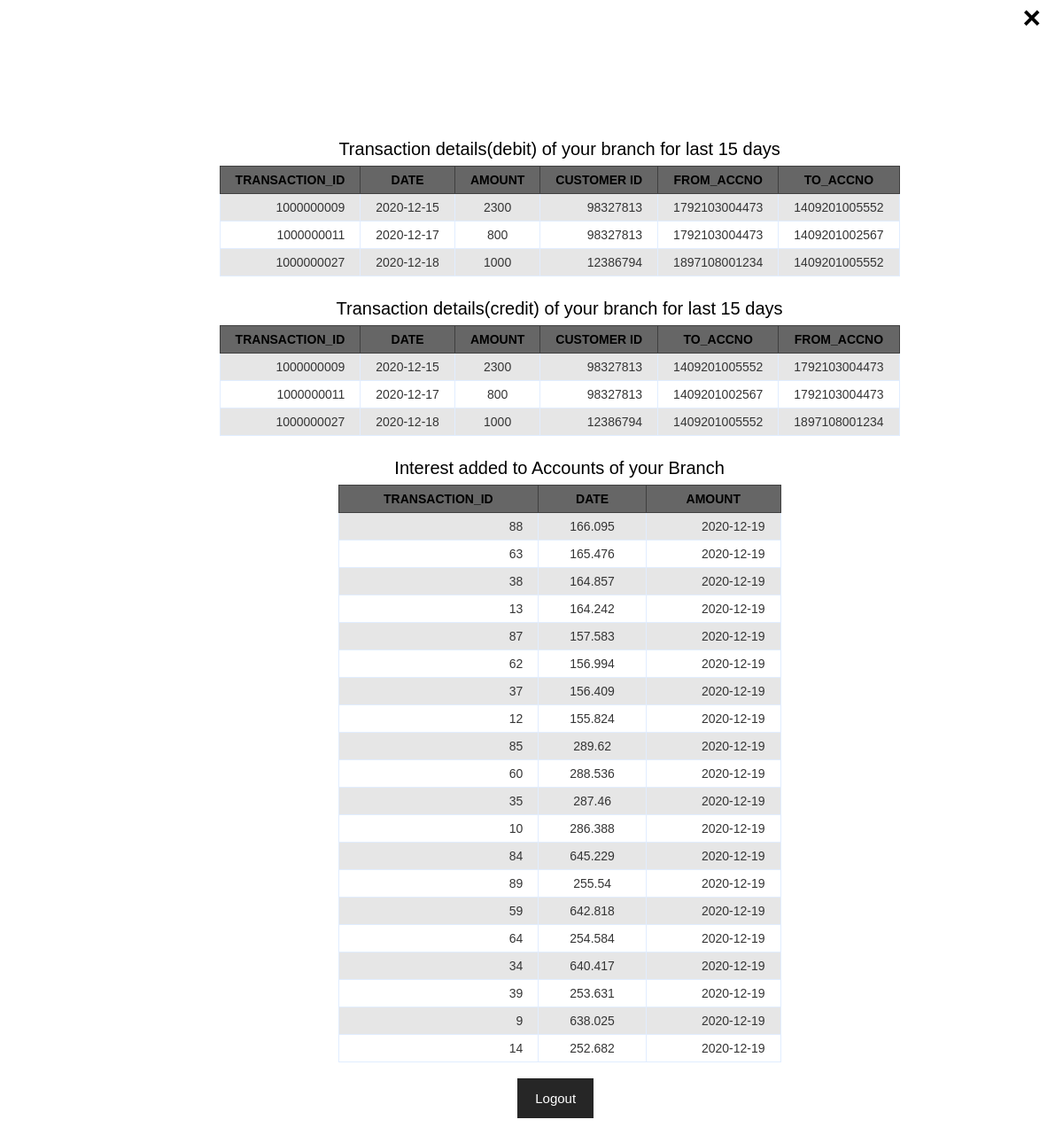
The app's page /testf1/efday.php (signed in) with its own data.
### tables this page shows
CREATE TABLE `transaction` (
  `transid` int(10) unsigned NOT NULL AUTO_INCREMENT,
  `transdate` date NOT NULL,
  `amount` decimal(8,0) unsigned NOT NULL,
  `custid` decimal(8,0) unsigned NOT NULL,
  `accno` decimal(13,0) unsigned NOT NULL,
  `to_acc` decimal(13,0) unsigned NOT NULL,
  PRIMARY KEY (`transid`,`to_acc`,`accno`,`custid`),
  UNIQUE KEY `transid_UNIQUE` (`transid`),
  KEY `custom_id_idx` (`custid`),
  KEY `toacc` (`to_acc`),
  KEY `acc_no` (`accno`),
  CONSTRAINT `acc_no` FOREIGN KEY (`accno`) REFERENCES `account` (`accno`) ON DELETE CASCADE,
  CONSTRAINT `custom_id` FOREIGN KEY (`custid`) REFERENCES `customer` (`custid`) ON DELETE CASCADE,
  CONSTRAINT `toacc` FOREIGN KEY (`to_acc`) REFERENCES `account` (`accno`) ON DELETE CASCADE
);

CREATE TABLE `acc_interest` (
  `accid` decimal(13,0) NOT NULL,
  `difadded` float NOT NULL,
  `id` int(11) NOT NULL AUTO_INCREMENT,
  `adate` date NOT NULL,
  PRIMARY KEY (`id`),
  KEY `accoid_idx` (`accid`),
  CONSTRAINT `accoid` FOREIGN KEY (`accid`) REFERENCES `account` (`accno`) ON DELETE CASCADE ON UPDATE CASCADE
);

### testf1/efday.php (the view, shortened to what this page needs)
<html>
<head>
	<link rel="stylesheet" type="text/css" href="s2.css" />
</head>
<body>
	<div class="container">
		<form>
			<div class="imgcontainer"> <span onclick="window.location.href = 'tabs10.php'" class="close" title="Close">&times;</span> </div>
			<div class="container">
				<table class="data-table">
					<caption class="title" style="text-align: center; font-size: 20px; ">Transaction details(debit) of your branch for last 15 days</caption>
					<thead>
						<tr>
							<th>Transaction_id</th>
							<th>Date</th>
							<th>Amount</th>
							<th>Customer id</th>
							<th>From_Accno</th>
							<th>To_Accno</th>
						</tr>
					</thead>
					<tbody>
					<?php
                       include("dbcon.php");
                       $date   = date("Y-m-d");
                       if (mysqli_multi_query($db, "SELECT transid ,transdate ,amount ,custid ,accno ,to_acc FROM trans where transdate >= DATE_ADD( '$date',INTERVAL -15 DAY)  order by transdate ")  or die('SQL Error: ' . mysqli_error($db))) {
                           do {
                               if ($result1 = mysqli_store_result($db)) {
                                   while ($row = mysqli_fetch_row($result1)) {
                                       echo '<tr>
									<td>'.$row[0].'</td>
									<td>'.$row[1].'</td>
									<td>'.$row[2].'</td>
									<td>'.$row[3].'</td>
									<td>'.$row[4].'</td>
									<td>'.$row[5].'</td>
									</tr>';
								}
							}
						} while (mysqli_next_result($db));
					}
					?>
					</tbody>
				</table>
				<br>
				<table class="data-table">
					<caption class="title" style="text-align: center; font-size: 20px; " s>Transaction details(credit) of your branch for last 15 days</caption>
					<thead>
						<tr>
							<th>Transaction_id</th>
							<th>Date</th>
							<th>Amount</th>
							<th>Customer id</th>
							<th>To_Accno</th>
							<th>From_Accno</th>
						</tr>
					</thead>
					<tbody>
					<?php
                       include("dbcon.php");
                       $date   = date("Y-m-d");
                       if (mysqli_multi_query($db, "SELECT transid ,transdate ,amount ,custid ,accno ,to_acc FROM trans where transdate >= DATE_ADD( '$date',INTERVAL -15 DAY)  order by transdate ")  or die('SQL Error: ' . mysqli_error($db))) {
                           do {
                               if ($result1 = mysqli_store_result($db)) {
                                   while ($row = mysqli_fetch_row($result1)) {
                                       echo '<tr>
                               <td>'.$row[0].'</td>
                               <td>'.$row[1].'</td>
                               <td>'.$row[2].'</td>
                               <td>'.$row[3].'</td>
                               <td>'.$row[5].'</td>
                               <td>'.$row[4].'</td>
                               </tr>';
                                   }
                               }
                           } while (mysqli_next_result($db));
                       }
                       ?>
					</tbody>
				</table>
				<br>
				<table class="data-table">
					<caption class="title" style="text-align: center; font-size: 20px; ">Interest added to Accounts of your Branch</caption>
					<thead>
						<tr>
							<th>Transaction_id</th>
							<th>Date</th>
							<th>Amount</th>
						</tr>
					</thead>
					<tbody>
						<?php
   						include("dbcon.php");
						$date   = date("Y-m-d");
       					$empid = $_SESSION['empid'];
						$result = mysqli_query($db, "SELECT * FROM employee WHERE empid = '$empid'") or die('SQL Error: ' . mysqli_error($db));
						$row1 = mysqli_fetch_array($result);
						$ifsc= $row1['ifsc'];
						$ifsc = mysqli_real_escape_string($db, $ifsc);
       					if (mysqli_multi_query($db, "SELECT * from acc_interest inner join account on accid=accno where ifsc='$ifsc' and adate>= DATE_ADD( '$date',INTERVAL -30 DAY)order by adate ")  or die('SQL Error: ' . mysqli_error($db))) {
           					do {
               					if ($result1 = mysqli_store_result($db)) {
                   					while ($row = mysqli_fetch_row($result1)) {
                       					echo '<tr>
										<td>'.$row[2].'</td>
										<td>'.$row[1].'</td>
										<td>'.$row[3].'</td>
										</tr>';
                   					}
               					}
           					} while (mysqli_next_result($db));
       					}
   						?>
					</tbody>
				</table>
			</div>
			<br>
			<button type="button" onclick="window.location.href= 'index.php'" class="cancelbtn">Logout</button>
		</form>
	</div>
</body>

### testf1/s2.css (style rules this page uses)
body { font-family: Arial, Helvetica, sans-serif; }
form { width: 80%; margin: 150px; }
table { margin: auto; font-size: 12px; }
table td { transition: all .5s; text-align: center; }
.data-table { border-collapse: collapse; font-size: 14px; min-width: 500px; }
.data-table th, .data-table td { border: 1px solid #e1edff; padding: 7px 17px; }
.data-table caption { margin: 7px; }
.data-table thead th { background-color: #666666; border-color: #404040; text-transform: uppercase; }
.data-table tbody td { color: #353535; }
.data-table tbody td:first-child, .data-table tbody td:nth-child(4), .data-table tbody td:last-child { text-align: right; }
.data-table tbody tr:nth-child(odd) td { background-color: #e6e6e6; }
.close { position: absolute; right: 25px; top: 0; color: #000; font-size: 35px; font-weight: bold; }
button { background-color: #262626; color:white; padding: 14px 20px; margin-left: 45%; border: none; cursor: pointer; width: auto; font-size: 15px; }

### records on screen
transaction: transid "1000000009", transdate "2020-12-15", amount "2300", custid "98327813", accno "1792103004473", to_acc "1409201005552"
transaction: transid "1000000011", transdate "2020-12-17", amount "800", custid "98327813", accno "1792103004473", to_acc "1409201002567"
transaction: transid "1000000027", transdate "2020-12-18", amount "1000", custid "12386794", accno "1897108001234", to_acc "1409201005552"
acc_interest: id "88", difadded "166.095", adate "2020-12-19"
acc_interest: id "63", difadded "165.476", adate "2020-12-19"
acc_interest: id "38", difadded "164.857", adate "2020-12-19"
acc_interest: id "13", difadded "164.242", adate "2020-12-19"
acc_interest: id "87", difadded "157.583", adate "2020-12-19"
acc_interest: id "62", difadded "156.994", adate "2020-12-19"
acc_interest: id "37", difadded "156.409", adate "2020-12-19"
acc_interest: id "12", difadded "155.824", adate "2020-12-19"
acc_interest: id "85", difadded "289.62", adate "2020-12-19"
acc_interest: id "60", difadded "288.536", adate "2020-12-19"
acc_interest: id "35", difadded "287.46", adate "2020-12-19"
acc_interest: id "10", difadded "286.388", adate "2020-12-19"
acc_interest: id "84", difadded "645.229", adate "2020-12-19"
acc_interest: id "89", difadded "255.54", adate "2020-12-19"
acc_interest: id "59", difadded "642.818", adate "2020-12-19"
acc_interest: id "64", difadded "254.584", adate "2020-12-19"
acc_interest: id "34", difadded "640.417", adate "2020-12-19"
acc_interest: id "39", difadded "253.631", adate "2020-12-19"
acc_interest: id "9", difadded "638.025", adate "2020-12-19"
acc_interest: id "14", difadded "252.682", adate "2020-12-19"
